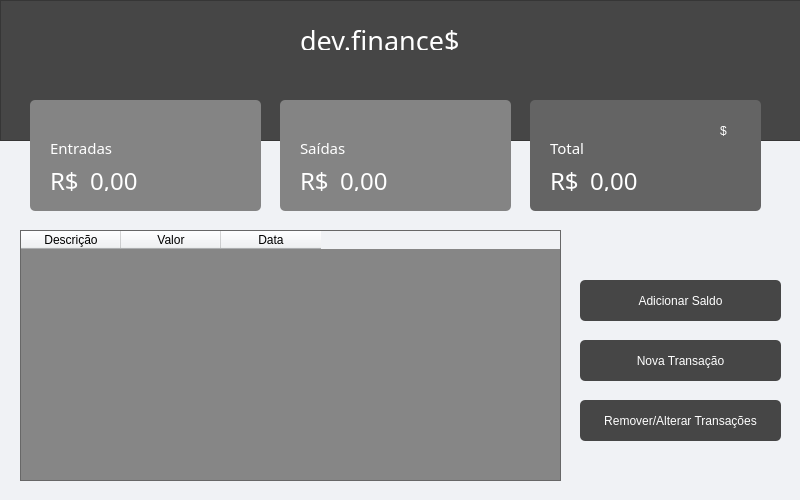
<?xml version="1.0" encoding="UTF-8"?>
<ui version="4.0">
 <class>MainWindow</class>
 <widget class="QMainWindow" name="MainWindow">
  <property name="geometry">
   <rect>
    <x>0</x>
    <y>0</y>
    <width>800</width>
    <height>500</height>
   </rect>
  </property>
  <property name="minimumSize">
   <size>
    <width>800</width>
    <height>500</height>
   </size>
  </property>
  <property name="maximumSize">
   <size>
    <width>800</width>
    <height>500</height>
   </size>
  </property>
  <property name="windowTitle">
   <string>dev.finance$ - Controle Financeiro</string>
  </property>
  <property name="windowIcon">
   <iconset>
    <normaloff>../imagens, icones/icone_frmprincipal.png</normaloff>../imagens, icones/icone_frmprincipal.png</iconset>
  </property>
  <property name="styleSheet">
   <string notr="true">background-color: rgb(240, 242, 245);</string>
  </property>
  <widget class="QWidget" name="centralwidget">
   <widget class="QFrame" name="frame">
    <property name="geometry">
     <rect>
      <x>0</x>
      <y>0</y>
      <width>801</width>
      <height>141</height>
     </rect>
    </property>
    <property name="styleSheet">
     <string notr="true">background-color: rgb(70, 70, 70);
color: white;
</string>
    </property>
    <property name="frameShape">
     <enum>QFrame::StyledPanel</enum>
    </property>
    <property name="frameShadow">
     <enum>QFrame::Raised</enum>
    </property>
    <widget class="QLabel" name="label">
     <property name="geometry">
      <rect>
       <x>300</x>
       <y>30</y>
       <width>181</width>
       <height>20</height>
      </rect>
     </property>
     <property name="font">
      <font>
       <family>Montserrat</family>
       <pointsize>20</pointsize>
       <weight>50</weight>
       <italic>false</italic>
       <bold>false</bold>
      </font>
     </property>
     <property name="styleSheet">
      <string notr="true">font: 20pt &quot;Montserrat&quot;;</string>
     </property>
     <property name="text">
      <string>dev.finance$</string>
     </property>
    </widget>
   </widget>
   <widget class="QFrame" name="frame_2">
    <property name="geometry">
     <rect>
      <x>30</x>
      <y>100</y>
      <width>231</width>
      <height>111</height>
     </rect>
    </property>
    <property name="styleSheet">
     <string notr="true">background-color: rgb(132, 132, 132);
border-radius: 5px;</string>
    </property>
    <property name="frameShape">
     <enum>QFrame::StyledPanel</enum>
    </property>
    <property name="frameShadow">
     <enum>QFrame::Raised</enum>
    </property>
    <widget class="QLabel" name="label_2">
     <property name="geometry">
      <rect>
       <x>20</x>
       <y>40</y>
       <width>91</width>
       <height>16</height>
      </rect>
     </property>
     <property name="font">
      <font>
       <family>Montserrat</family>
       <pointsize>11</pointsize>
      </font>
     </property>
     <property name="styleSheet">
      <string notr="true">color: rgb(255, 255, 255);</string>
     </property>
     <property name="text">
      <string>Entradas</string>
     </property>
    </widget>
    <widget class="QLabel" name="lblentrada">
     <property name="geometry">
      <rect>
       <x>60</x>
       <y>70</y>
       <width>161</width>
       <height>21</height>
      </rect>
     </property>
     <property name="font">
      <font>
       <family>Montserrat</family>
       <pointsize>18</pointsize>
      </font>
     </property>
     <property name="styleSheet">
      <string notr="true">color: rgb(255, 255, 255);</string>
     </property>
     <property name="text">
      <string>0,00</string>
     </property>
    </widget>
    <widget class="QLabel" name="lblentrada_2">
     <property name="geometry">
      <rect>
       <x>20</x>
       <y>70</y>
       <width>31</width>
       <height>21</height>
      </rect>
     </property>
     <property name="font">
      <font>
       <family>Montserrat</family>
       <pointsize>18</pointsize>
      </font>
     </property>
     <property name="styleSheet">
      <string notr="true">color: rgb(255, 255, 255);</string>
     </property>
     <property name="text">
      <string>R$</string>
     </property>
    </widget>
   </widget>
   <widget class="QFrame" name="frame_3">
    <property name="geometry">
     <rect>
      <x>280</x>
      <y>100</y>
      <width>231</width>
      <height>111</height>
     </rect>
    </property>
    <property name="styleSheet">
     <string notr="true">background-color: rgb(132, 132, 132);
border-radius: 5px;</string>
    </property>
    <property name="frameShape">
     <enum>QFrame::StyledPanel</enum>
    </property>
    <property name="frameShadow">
     <enum>QFrame::Raised</enum>
    </property>
    <widget class="QLabel" name="label_4">
     <property name="geometry">
      <rect>
       <x>20</x>
       <y>40</y>
       <width>91</width>
       <height>16</height>
      </rect>
     </property>
     <property name="font">
      <font>
       <family>Montserrat</family>
       <pointsize>11</pointsize>
      </font>
     </property>
     <property name="styleSheet">
      <string notr="true">color: rgb(255, 255, 255);</string>
     </property>
     <property name="text">
      <string>Saídas</string>
     </property>
    </widget>
    <widget class="QLabel" name="lblsaidas">
     <property name="geometry">
      <rect>
       <x>60</x>
       <y>70</y>
       <width>161</width>
       <height>21</height>
      </rect>
     </property>
     <property name="font">
      <font>
       <family>Montserrat</family>
       <pointsize>18</pointsize>
      </font>
     </property>
     <property name="styleSheet">
      <string notr="true">color: rgb(255, 255, 255);</string>
     </property>
     <property name="text">
      <string>0,00</string>
     </property>
    </widget>
    <widget class="QLabel" name="lblentrada_3">
     <property name="geometry">
      <rect>
       <x>20</x>
       <y>70</y>
       <width>31</width>
       <height>21</height>
      </rect>
     </property>
     <property name="font">
      <font>
       <family>Montserrat</family>
       <pointsize>18</pointsize>
      </font>
     </property>
     <property name="styleSheet">
      <string notr="true">color: rgb(255, 255, 255);</string>
     </property>
     <property name="text">
      <string>R$</string>
     </property>
    </widget>
   </widget>
   <widget class="QFrame" name="frame_4">
    <property name="geometry">
     <rect>
      <x>530</x>
      <y>100</y>
      <width>231</width>
      <height>111</height>
     </rect>
    </property>
    <property name="styleSheet">
     <string notr="true">background-color: rgb(100,100,100);
border-radius: 5px;</string>
    </property>
    <property name="frameShape">
     <enum>QFrame::StyledPanel</enum>
    </property>
    <property name="frameShadow">
     <enum>QFrame::Raised</enum>
    </property>
    <widget class="QLabel" name="label_6">
     <property name="geometry">
      <rect>
       <x>20</x>
       <y>40</y>
       <width>91</width>
       <height>16</height>
      </rect>
     </property>
     <property name="font">
      <font>
       <family>Montserrat</family>
       <pointsize>11</pointsize>
      </font>
     </property>
     <property name="styleSheet">
      <string notr="true">color: rgb(255, 255, 255);</string>
     </property>
     <property name="text">
      <string>Total</string>
     </property>
    </widget>
    <widget class="QLabel" name="lbltotal">
     <property name="geometry">
      <rect>
       <x>60</x>
       <y>70</y>
       <width>161</width>
       <height>21</height>
      </rect>
     </property>
     <property name="font">
      <font>
       <family>Montserrat</family>
       <pointsize>18</pointsize>
      </font>
     </property>
     <property name="styleSheet">
      <string notr="true">color: rgb(255, 255, 255);</string>
     </property>
     <property name="text">
      <string>0,00</string>
     </property>
    </widget>
    <widget class="QLabel" name="label_8">
     <property name="geometry">
      <rect>
       <x>190</x>
       <y>10</y>
       <width>21</width>
       <height>41</height>
      </rect>
     </property>
     <property name="styleSheet">
      <string notr="true">color: white;
font: 30pt &quot;Candara Light&quot;;</string>
     </property>
     <property name="text">
      <string>$</string>
     </property>
    </widget>
    <widget class="QLabel" name="lblentrada_4">
     <property name="geometry">
      <rect>
       <x>20</x>
       <y>70</y>
       <width>31</width>
       <height>21</height>
      </rect>
     </property>
     <property name="font">
      <font>
       <family>Montserrat</family>
       <pointsize>18</pointsize>
      </font>
     </property>
     <property name="styleSheet">
      <string notr="true">color: rgb(255, 255, 255);</string>
     </property>
     <property name="text">
      <string>R$</string>
     </property>
    </widget>
   </widget>
   <widget class="QPushButton" name="btntransactions">
    <property name="geometry">
     <rect>
      <x>580</x>
      <y>340</y>
      <width>201</width>
      <height>41</height>
     </rect>
    </property>
    <property name="cursor">
     <cursorShape>PointingHandCursor</cursorShape>
    </property>
    <property name="styleSheet">
     <string notr="true">QPushButton {
	background-color: rgb(70, 70, 70);
	color: white;
	border-radius: 5px;
}
QPushButton:hover {
	background-color: rgb(80, 80, 80);
}

QPushButton:hover {
	background-color: rgb(90, 90, 90);
}

</string>
    </property>
    <property name="text">
     <string>Nova Transação</string>
    </property>
   </widget>
   <widget class="QPushButton" name="btnsaldo">
    <property name="geometry">
     <rect>
      <x>580</x>
      <y>280</y>
      <width>201</width>
      <height>41</height>
     </rect>
    </property>
    <property name="cursor">
     <cursorShape>PointingHandCursor</cursorShape>
    </property>
    <property name="styleSheet">
     <string notr="true">QPushButton {
	background-color: rgb(70, 70, 70);
	color: white;
	border-radius: 5px;
}
QPushButton:hover {
	background-color: rgb(80, 80, 80);
}

QPushButton:hover {
	background-color: rgb(90, 90, 90);
}

</string>
    </property>
    <property name="text">
     <string>Adicionar Saldo</string>
    </property>
   </widget>
   <widget class="QTableWidget" name="tabela">
    <property name="geometry">
     <rect>
      <x>20</x>
      <y>230</y>
      <width>541</width>
      <height>251</height>
     </rect>
    </property>
    <property name="styleSheet">
     <string notr="true">QTableWidget {
	background-color: rgb(134,134,134);
	
	alternate-background-color: rgb(94,94,94);
	
	selection-background-color: rgb(94,94,94);
    
	color: white;
	font: 10pt &quot;Montserrat&quot;;}
</string>
    </property>
    <property name="frameShadow">
     <enum>QFrame::Sunken</enum>
    </property>
    <property name="editTriggers">
     <set>QAbstractItemView::NoEditTriggers</set>
    </property>
    <property name="dragEnabled">
     <bool>false</bool>
    </property>
    <property name="alternatingRowColors">
     <bool>true</bool>
    </property>
    <property name="selectionMode">
     <enum>QAbstractItemView::NoSelection</enum>
    </property>
    <property name="selectionBehavior">
     <enum>QAbstractItemView::SelectItems</enum>
    </property>
    <property name="textElideMode">
     <enum>Qt::ElideMiddle</enum>
    </property>
    <property name="showGrid">
     <bool>true</bool>
    </property>
    <property name="gridStyle">
     <enum>Qt::SolidLine</enum>
    </property>
    <property name="sortingEnabled">
     <bool>false</bool>
    </property>
    <column>
     <property name="text">
      <string>Descrição</string>
     </property>
    </column>
    <column>
     <property name="text">
      <string>Valor</string>
     </property>
    </column>
    <column>
     <property name="text">
      <string>Data</string>
     </property>
    </column>
   </widget>
   <widget class="QPushButton" name="btnremover">
    <property name="geometry">
     <rect>
      <x>580</x>
      <y>400</y>
      <width>201</width>
      <height>41</height>
     </rect>
    </property>
    <property name="cursor">
     <cursorShape>PointingHandCursor</cursorShape>
    </property>
    <property name="styleSheet">
     <string notr="true">QPushButton {
	background-color: rgb(70, 70, 70);
	color: white;
	border-radius: 5px;
}
QPushButton:hover {
	background-color: rgb(80, 80, 80);
}

QPushButton:hover {
	background-color: rgb(90, 90, 90);
}

</string>
    </property>
    <property name="text">
     <string>Remover/Alterar Transações</string>
    </property>
   </widget>
  </widget>
 </widget>
 <resources/>
 <connections/>
</ui>
